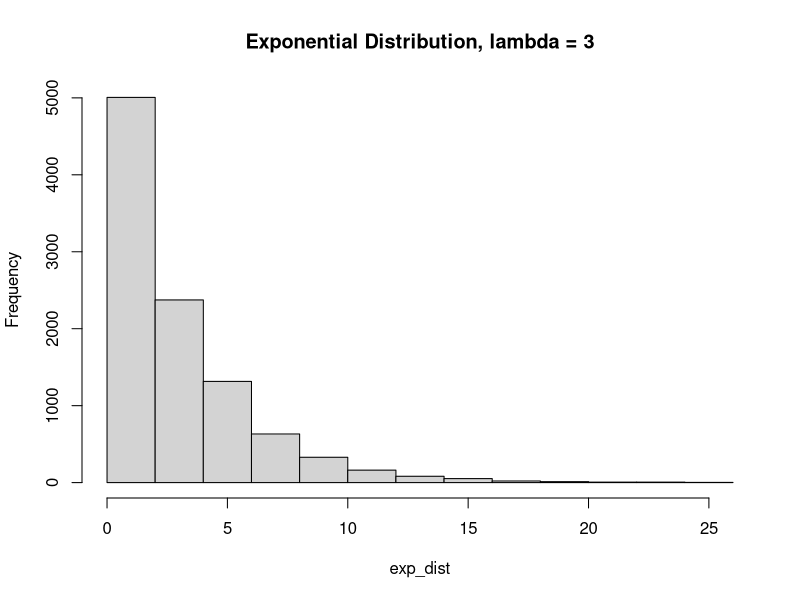
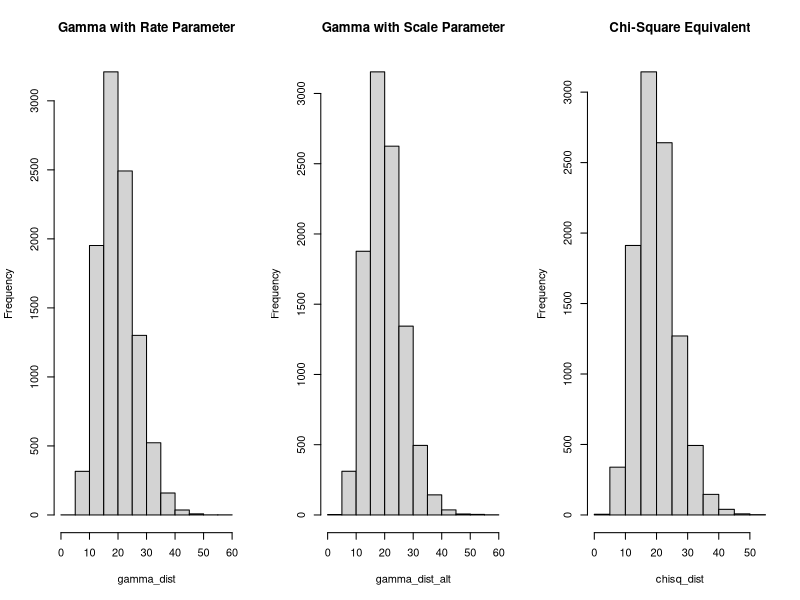
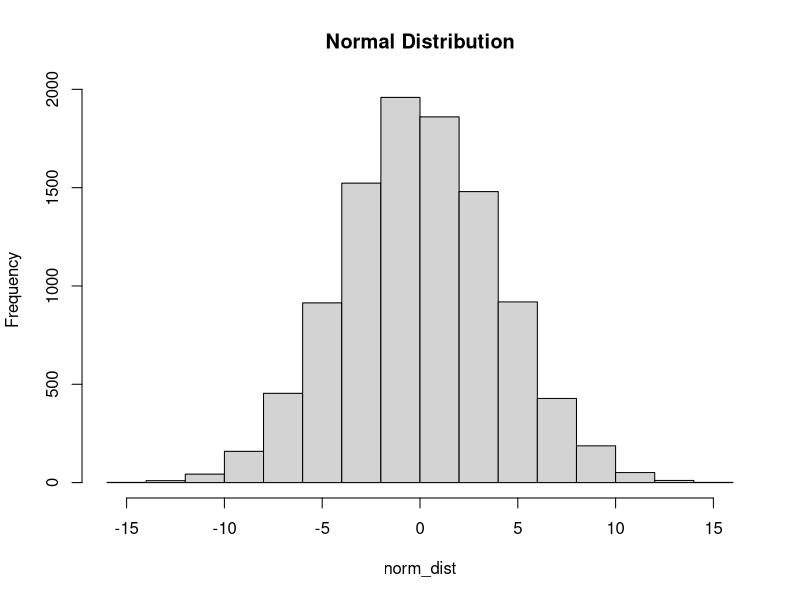
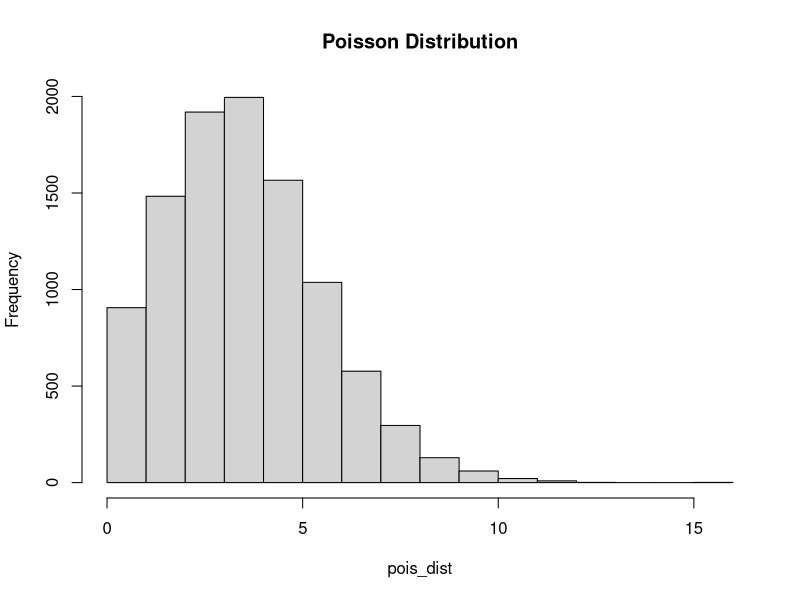

Here is the R script that generated these plots, in order: (Note: a time limit stopped this script after it produced the figures.)
###############################################
## PURPOSE: Simulations for Linear Models    ##
## BY:      Kevin Josey                      ##
###############################################

# Dependencies ------------------------------------------------------------

library(nlme) # for gls()
library(lme4) # for lmer()
set.seed(06041989)


# Generating Random Variables ---------------------------------------------

n <- 10000

## Continuous Random Variables

# Exponential
exp_dist <- rexp(n, rate = 1/3)
hist(exp_dist, main = "Exponential Distribution, lambda = 3")

par(mfrow = c(1,3)) # 3 panel plots

# Gamma
gamma_dist <- rgamma(n, shape = 20/2, rate = 1/2)
hist(gamma_dist, main = "Gamma with Rate Parameter")
gamma_dist_alt <- rgamma(n, shape = 20/2, scale = 2)
hist(gamma_dist_alt, main = "Gamma with Scale Parameter")

# Chi-square: special case of gamma
chisq_dist <- rchisq(n, df = 20)
hist(chisq_dist, main = "Chi-Square Equivalent")

# Normal
par(mfrow = c(1,1))
norm_dist <- rnorm(n, mean = 0, sd = 4)
hist(norm_dist, main = "Normal Distribution")

## Discrete Random Variables

# Poisson
pois_dist <- rpois(n, lambda = 4)
hist(pois_dist, main = "Poisson Distribution")

# Bernoulli
bern_dist <- rbinom(n, size = 1, prob = 1/3)
table(bern_dist)


# Probability Integral Transformation -------------------------------------

U <- runif(n)

# Exponential
lambda <- 3
Y <- -lambda*log(1-U)
mean(Y) # mean = lambda
var(Y) # var = lambda^2

# f(x) = 1/2 cos(x); F(X) = 1/2 sin(X) + 1/2; -pi/2 < X < pi/2
X <- asin(2*U - 1)
mean(X) # mean = 0
var(X) # var = 1/4*(pi^2-8)


# General Linear Model ----------------------------------------------------

## One-way ANOVA

rm(list = ls())

# Design Matrix
n1 <- 15 # sample size for group 1
n2 <- 20 # sample size for group 2
n3 <- 25 # sample size for group 3
n <- n1 + n2 + n3

grp <- factor( rep(1:3, times = c(n1,n2,n3)) )
X <- model.matrix(~ 0 + grp) 
# cell means coding (only time I will use this)

# Random Reponses
e <- rnorm(n, sd = 1.5) # mse = 2.25
mu <- c(1,1,2) # parameters

y <- X %*% mu + e

# Fitting the Model
one_way_fit <- lm(y ~ 0 + grp) # note that we remove the intercept
summary(one_way_fit)

# ANOVA by Hand
C <- rbind(c(1, -1, 0),
           c(1, 0, -1)) # contrast matrix
mu_hat <- solve(t(X) %*% X) %*% t(X) %*% y # OLS estimator
rmse <- t(y - X %*% mu_hat) %*% (y - X %*% mu_hat) / (n - 3) # residual MSE

I <- diag(1, nrow = n, ncol = n)
proj_mat <- X %*% solve(t(X) %*% X) %*% t(X) # projection matrix
rmse_alt <- t(y) %*% (I - proj_mat) %*% y / (n - 3) # alternative RSME

mu_0 <- c(1,1,1) # null hypothesis
mu_var <- solve(t(X) %*% X) * as.vector(rmse) # variance of mu.hat

wald_stat <- t(C %*% (mu_hat - mu_0)) %*% solve(C %*% mu_var %*% t(C)) %*% (C %*% (mu_hat - mu_0)) / 2 # Wald statistic

pval <- pf(wald_stat, 2, 57, lower.tail = FALSE) # p-value

anova(lm(y ~ grp)) # check

## Two-Way ANOVA w/ interaction

rm(list = ls())

# Design Matrix (factor 1: 3 lvls, factor 2: 2 levels; balanced design)
n1 <- 30
n2 <- 30
n3 <- 30

m1 <- m2 <- 45

a1 <- factor( rep(1:3, times = c(n1,n2,n3)) )
a2 <- factor( rep(1:2, times = (m1 + m2)/2) )

X <- model.matrix(~ a1*a2) # reference cell coding, full rank matrix

# Response
e <- rnorm(nrow(X), sd = 1.5) # MSE = 2.25; independence
beta <- c(10, 1, -1, 2, 0.5, -0.5) # c(int, factor1.2, factor1.3, factor2.2, factor1.2:factor2.2, factor1.3:factor2.2)

y <- X %*% beta + e

# Fitting the Model
two_way_fit <- lm(y ~ a1*a2)
anova(two_way_fit)
summary(two_way_fit)


# Repeated Measures ANOVA ----------------------------------------------

rm(list = ls())

p <- 2 # repeated measurements

# Covariance Matrix
R <- matrix(1, nrow = p, ncol = p)
G <- diag(2, nrow = p, ncol = p)

V <- R + G # W/I subject covariance

# Design Matrix
n1 <- 100 # sample size for group 1
n2 <- 100 # sample size for group 2
n3 <- 100 # sample size for group 3
n <- n1 + n2 + n3

grp <- factor( rep(1:3, times = c(n1*p,n2*p,n3*p)) )
time <- factor( rep(1:p, times = n) )
X <- model.matrix(~ grp*time) # reference cell coding
id <- rep(1:n, each = p) # id indexing clusters

# Responses
beta <- c(10, 1, 2, 0.2, -0.1, 0.1) 
# c(int, grp2, grp3, time2, grp2*time2, grp3*time2)

E <- matrix(NA, nrow = n, ncol = p)
# vectorizing the error matrix only works when each
# independent sampling unit has an equal number of planned 
# repeated measurements.

for (i in 1:n) {
  
  E[i,] <- t(chol(V)) %*% rnorm(p, mean = 0, sd = 1)
  # want L not U in LU Decomposition
  
}

e <- as.vector(t(E)) # vectorize by rows of the error matrix 
y <- X %*% beta + e

# Fit Mixed Model
cs_fit <- gls(y ~ grp*time, correlation = corCompSymm(form = ~1|id)) # generalized least squares (nlme)
summary(cs_fit) # ICC = 1/(1+2) = 0.3333 = rho
anova(cs_fit)

# Difference in Differences Hypothesis by Hand ( test interactions )

L <- rbind(c(0,0,0,0,1,0),
           c(0,0,0,0,0,1)) # contrast matrix

nu_1 <- 2 # numerator degrees of freedom
nu_2 <- n - 3 # residual degrees of freedom

beta_hat <- coef(cs_fit) # estimate
theta_hat <- L %*% beta_hat # contrast estimates
theta_0 <- as.matrix( c(0, 0) ) # null hypothesis

# if you can find a better way of extract the covariance estimate, please let me know
V_tmp <- matrix(coef(cs_fit$modelStruct$corStruct, unconstrained = FALSE), nrow = p, ncol = p) 
diag(V_tmp) <- 1
V_hat <- V_tmp*cs_fit$sigma^2 # within subject variance estimate
Sig_hat <- kronecker(diag(1, nrow = n, ncol = n), V_hat) # expand V

wald_var <- solve(L %*% solve(t(X) %*% solve(Sig_hat) %*% X) %*% t(L)) # variance of theta_hat
wald_stat <- t(theta_hat - theta_0) %*% wald_var %*% (theta_hat - theta_0) / nu_1 # wald statistic

pval <- pf(wald_stat, nu_1, nu_2, lower.tail = FALSE) # p-value


# Power and Sample Size ---------------------------------------------------

## Power

# Monte Carlo Simulation for Power
# Fix: sample size, nuisance parameters, covariates
# For each true beta (effect size more or less):
# (1) Generate 10,000 samples. 
# (2) Run the desired hypothesis test for each sample.
# (3) Save whether you rejected the null or not.
# (4) Proportion of samples that reject is the empirical power

rm(list = ls())

iter <- 10000 # no. of iterations
n1 <- 15 # sample size group 1
n2 <- 20 # sample size group 2
n3 <- 25 # sample size group 3

grp <- factor( rep(1:3, times = c(n1,n2,n3)) )
X <- model.matrix(~ grp) # Reference Cell Coding

sd <- 3 # MSE = 9, independent
scen <- seq(0, 3, by = 0.5)

out <- vector(mode = "numeric", length = length(scen)) # initialize output

for(j in 1:length(scen)) { # nested for loops are bad, see if you can't improve this with the apply class of functions
  
  beta <- c(1, 0, scen[j]) # concentrated effects
  n_reject <- 0 # initialize rejection count

  for (i in 1:iter) {
  
    e <- rnorm(nrow(X), sd = sd) # residual error
    y <- X %*% beta + e
  
    fit <- lm(y ~ grp) # fitted model
    a <- anova(fit)
  
    n_reject <- n_reject + ( a$`F value`[1] > qf(0.95, 2, 57) ) 
    # ndf = rank(C) = 2, ddf = N - rank(X) = 60 - 3 = 57
  
  }
  
  out[j] <- n_reject/iter
    
}

pow <- cbind(scen, out)
plot(out ~ scen, data = pow, type = "l", lwd = 2,
     ylab = "Power", xlab = "Concentrated Effect Size", 
     main = "Power with Respect to Concentrated Effects")
abline(h = 0.8, col = "red", lty = 3, lwd = 2)
segments(x0 = 2.5, y0 = -0.1, y1 = 0.8, lty = 3, col = "red", lwd = 2)

## Sample Size

# Consider an equal allocation study (group sample sizes are equal)
# Fix coefficients and nuisance parameters
# Similar procedure as sample size with a few modifications

rm(list = ls())

iter <- 10000 # no. of iterations
sd <- 3 # mse = 9
try_n <- seq(5, 50, by = 5) # test different sample sizes
beta <- c(1, 0, 2) # note this is our effect size

out <- vector(mode = "numeric", length = length(try_n)) # initialize output

for(j in 1:length(try_n)) { # nested for loops are bad, see if you can't improve this with the apply class of functions
  
  n <- try_n[j]
  grp <- factor( rep(1:3, each = n) )
  X <- model.matrix(~ grp) # Reference Cell Coding
  n_reject <- 0 # initialize rejection count
  
  for (i in 1:iter) {
    
    e <- rnorm(nrow(X), sd = sd) 
    y <- X %*% beta + e
    
    fit <- lm(y ~ grp) # fitted model
    a <- anova(fit)
    
    n_reject <- n_reject + ( a$`F value`[1] > qf(0.95, 2, 57) ) 
    # ndf = rank(C) = 2, ddf = N - rank(X) = 60 - 3 = 57
    
  }
  
  out[j] <- n_reject/iter
  
}

samp_size <- cbind(try_n, out)
